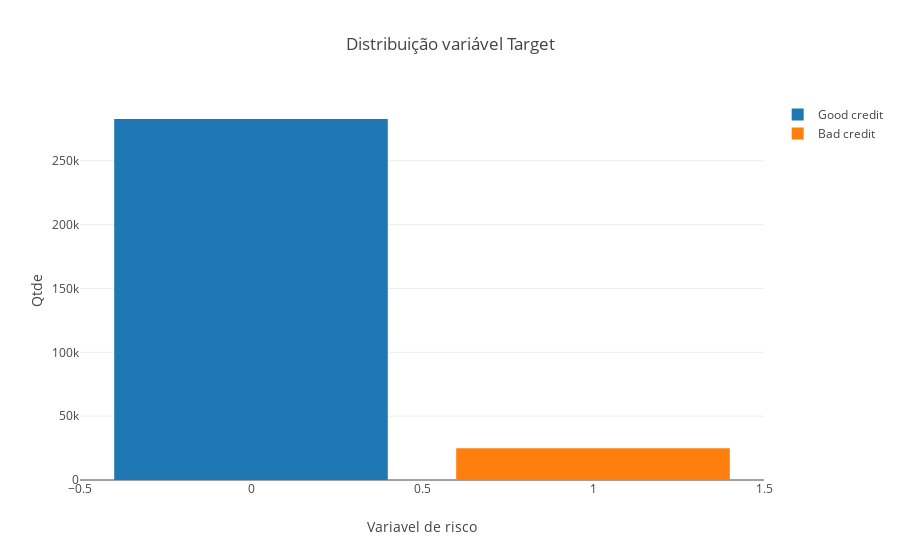

Notebook code cell kept with this figure:
### Markdown cell above
### Distribuição da variável Target | Target Distribuction

### Code cell
# Grafico com Plotly - Vou utilizar o seaborn como principal dataviz

def graphic_target_distribution():
    trace0 = go.Bar(
                x = train[train["TARGET"]== 0]["TARGET"].value_counts().index.values,
                y = train[train["TARGET"]== 0]["TARGET"].value_counts().values,
                name='Good credit'
        )

    trace1 = go.Bar(
                x = train[train["TARGET"]== 1]["TARGET"].value_counts().index.values,
                y = train[train["TARGET"]== 1]["TARGET"].value_counts().values,
                name='Bad credit'
        )

    data = [trace0, trace1]

    layout = go.Layout(

    )

    layout = go.Layout(
        yaxis=dict(
            title='Qtde'
        ),
        xaxis=dict(
            title='Variavel de risco'
        ),
        title='Distribuição variável Target'
    )

    fig = go.Figure(data=data, layout=layout)

    py.iplot(fig, filename='grouped-bar')
    
graphic_target_distribution()

### Figure 1 — Plotly figure (JSON) as saved in the notebook; plotly's stock layout.template omitted (floating-point values rounded to 4 significant figures)
{"data": [{"name": "Good credit", "type": "bar", "x": [0], "y": [282686]}, {"name": "Bad credit", "type": "bar", "x": [1], "y": [24825]}], "layout": {"title": "Distribuição variável Target", "xaxis": {"title": "Variavel de risco"}, "yaxis": {"title": "Qtde"}}}
